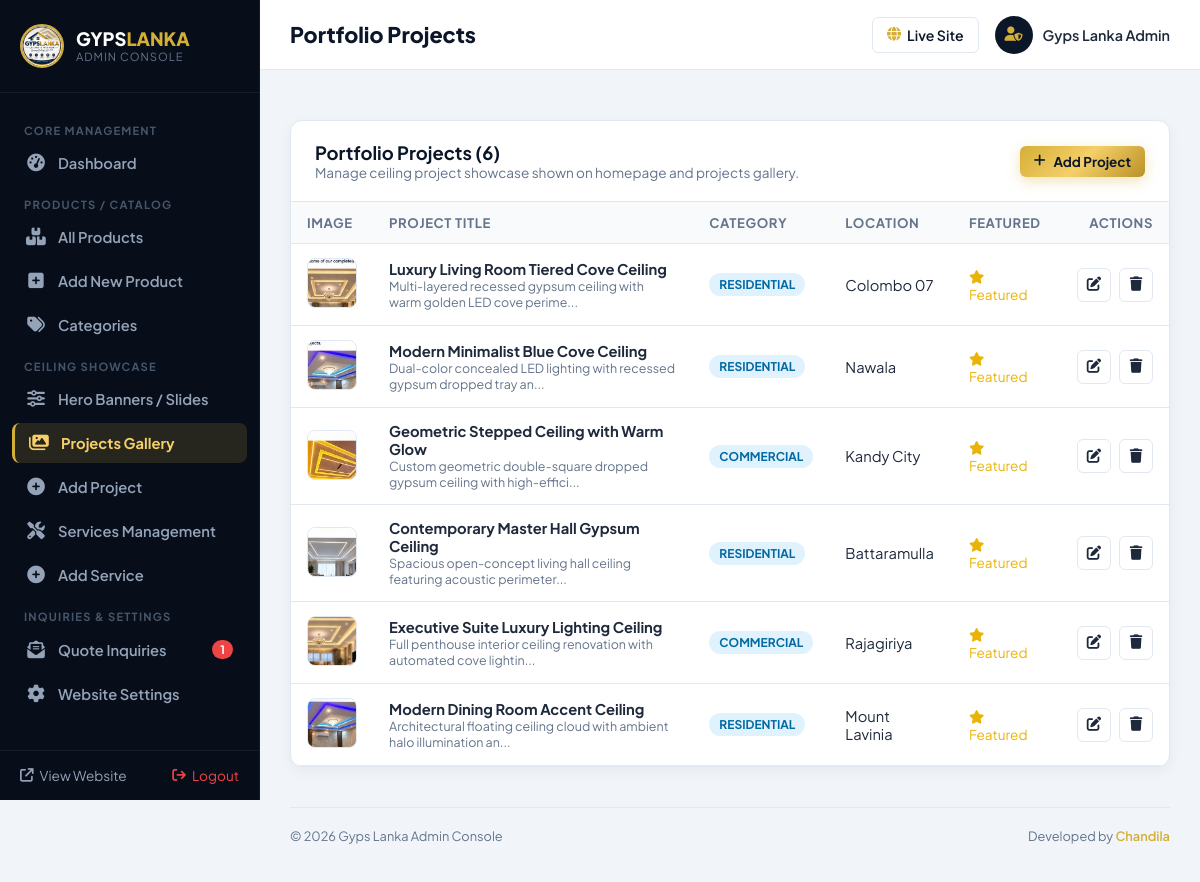
The app's page /admin/projects.php (signed in) with its own data.
### tables this page shows
CREATE TABLE IF NOT EXISTS `projects` (
  `id` int(11) NOT NULL AUTO_INCREMENT,
  `title` varchar(150) NOT NULL,
  `category` varchar(100) NOT NULL,
  `location` varchar(100) DEFAULT NULL,
  `image` varchar(255) NOT NULL,
  `description` text DEFAULT NULL,
  `is_featured` tinyint(1) DEFAULT 1,
  `display_order` int(11) DEFAULT 0,
  `created_at` timestamp NOT NULL DEFAULT CURRENT_TIMESTAMP,
  PRIMARY KEY (`id`)
);

### config/functions.php (called while the page is built, shortened)
<?php
function truncate_text($text, $limit = 100) {
    $text = strip_tags($text);
    return mb_substr($text, 0, $limit) . '...';
}

### admin/projects.php (the view, shortened to what this page needs)
<?php
require_once __DIR__ . '/includes/admin_header.php';
$projects = [];
if ($db) {
    try {
        $stmt = $db->query("SELECT * FROM projects ORDER BY display_order ASC, id DESC");
        $projects = $stmt->fetchAll();
    } catch (PDOException $e) {
        error_log("Admin projects error: " . $e->getMessage());
    }
}
?>
<div class="admin-card">
    <div class="card-header">
        <div>
            <h3>Portfolio Projects (<?= count($projects) ?>)</h3>
            <p style="font-size:0.85rem; color:var(--adm-muted);">Manage ceiling project showcase shown on homepage and projects gallery.</p>
        </div>
        <a href="project_add.php" class="btn btn-gold btn-sm" style="border-radius:6px;">
            <i class="fa-solid fa-plus"></i> Add Project
        </a>
    </div>
    <div class="card-body" style="padding:0;">
        <div class="data-table-responsive">
            <table class="data-table">
                <thead>
                    <tr>
                        <th style="width:70px;">Image</th>
                        <th>Project Title</th>
                        <th>Category</th>
                        <th>Location</th>
                        <th>Featured</th>
                        <th style="width:110px; text-align:right;">Actions</th>
                    </tr>
                </thead>
                <tbody>
                    <?php if (!empty($projects)): ?>
                        <?php foreach ($projects as $proj): ?>
                        <tr>
                            <td>
                                <img src="../<?= htmlspecialchars($proj['image']) ?>" class="table-thumb" alt="">
                            </td>
                            <td>
                                <strong><?= htmlspecialchars($proj['title']) ?></strong>
                                <?php if (!empty($proj['description'])): ?>
                                    <div style="font-size:0.78rem; color:#64748b;"><?= htmlspecialchars(truncate_text($proj['description'], 70)) ?></div>
                                <?php endif; ?>
                            </td>
                            <td><span class="badge badge-info"><?= htmlspecialchars($proj['category']) ?></span></td>
                            <td><?= htmlspecialchars($proj['location'] ?? 'Sri Lanka') ?></td>
                            <td>
                                <?php if ($proj['is_featured']): ?>
                                    <span style="color:#eab308; font-size:0.85rem;"><i class="fa-solid fa-star"></i> Featured</span>
                                <?php else: ?>
                                    <span style="color:#94a3b8; font-size:0.85rem;">Standard</span>
                                <?php endif; ?>
                            </td>
                            <td style="text-align:right;">
                                <div class="action-btns" style="justify-content:flex-end;">
                                    <a href="project_edit.php?id=<?= $proj['id'] ?>" class="btn-icon" title="Edit Project">
                                        <i class="fa-solid fa-pen-to-square"></i>
                                    </a>
                                    <a href="project_delete.php?id=<?= $proj['id'] ?>" onclick="return confirmDelete('Delete project \'<?= addslashes(htmlspecialchars($proj['title'])) ?>\'?');" class="btn-icon delete" title="Delete Project">
                                        <i class="fa-solid fa-trash"></i>
                                    </a>
                                </div>
                            </td>
                        </tr>
                        <?php endforeach; ?>
                    <?php else: ?>
                        <tr>
                            <td colspan="6" style="text-align:center; padding:30px; color:#64748b;">No projects added yet.</td>
                        </tr>
                    <?php endif; ?>
                </tbody>
            </table>
        </div>
    </div>
</div>
<?php require_once __DIR__ . '/includes/admin_footer.php'; ?>

### assets/css/admin.css (style rules this page uses)
:root { --adm-navy: #0b1728; --adm-sidebar: #070e1a; --adm-gold: #d4af37; --adm-gold-light: #f5cf68; --adm-bg: #f1f5f9; --adm-card: #ffffff; --adm-text: #1e293b; --adm-muted: #64748b; --adm-border: #e2e8f0; --adm-success: #10b981; --adm-danger: #ef4444; --adm-warning: #f59e0b; --adm-info: #3b82f6; --adm-radius: 12px; --adm-shadow: 0 4px 14px rgba(0, 0, 0, 0.05); }
*, *::before, *::after { box-sizing: border-box; margin: 0; padding: 0; }
body { font-family: 'Plus Jakarta Sans', sans-serif; background-color: var(--adm-bg); color: var(--adm-text); min-height: 100vh; display: flex; }
a { color: inherit; text-decoration: none; }
.admin-card { background: #fff; border-radius: var(--adm-radius); box-shadow: var(--adm-shadow); border: 1px solid var(--adm-border); margin-bottom: 30px; overflow: hidden; }
.card-header { padding: 20px 24px; border-bottom: 1px solid var(--adm-border); display: flex; align-items: center; justify-content: space-between; }
.card-header h3 { font-size: 1.15rem; font-weight: 700; color: var(--adm-navy); }
.card-body { padding: 24px; }
.data-table-responsive { overflow-x: auto; }
.data-table { width: 100%; border-collapse: collapse; text-align: left; }
.data-table th { background: #f8fafc; padding: 12px 16px; font-size: 0.82rem; text-transform: uppercase; letter-spacing: 0.6px; color: var(--adm-muted); font-weight: 700; border-bottom: 1px solid var(--adm-border); }
.data-table td { padding: 14px 16px; border-bottom: 1px solid var(--adm-border); font-size: 0.92rem; vertical-align: middle; }
.table-thumb { width: 50px; height: 50px; border-radius: 8px; object-fit: cover; border: 1px solid var(--adm-border); }
.badge { display: inline-block; padding: 4px 10px; border-radius: 50px; font-size: 0.75rem; font-weight: 700; text-transform: uppercase; }
.badge-info { background: #e0f2fe; color: #0369a1; }
.action-btns { display: flex; gap: 8px; }
.btn { display: inline-flex; align-items: center; justify-content: center; gap: 8px; padding: 10px 20px; border-radius: 8px; font-size: 0.92rem; font-weight: 700; cursor: pointer; transition: all 0.2s ease; border: none; text-decoration: none; white-space: nowrap; }
.btn-gold { background: linear-gradient(135deg, #d4af37 0%, #f5cf68 50%, #b89127 100%); color: #0b1728 !important; box-shadow: 0 4px 14px rgba(212, 175, 55, 0.35); }
.btn-sm { padding: 7px 14px; font-size: 0.84rem; }
.btn-icon { width: 34px; height: 34px; border-radius: 6px; display: flex; align-items: center; justify-content: center; border: 1px solid var(--adm-border); background: #fff; cursor: pointer; font-size: 0.9rem; transition: all 0.2s ease; }

### records on screen
projects: image (picture), title "Luxury Living Room Tiered Cove Ceiling", description "Multi-layered recessed gypsum ceiling with warm golden LED cove perime...", category "RESIDENTIAL", location "Colombo 07", is_featured 1 (drawn)
projects: image (picture), title "Modern Minimalist Blue Cove Ceiling", description "Dual-color concealed LED lighting with recessed gypsum dropped tray an...", category "RESIDENTIAL", location "Nawala", is_featured 1 (drawn)
projects: image (picture), title "Geometric Stepped Ceiling with Warm Glow", description "Custom geometric double-square dropped gypsum ceiling with high-effici...", category "COMMERCIAL", location "Kandy City", is_featured 1 (drawn)
projects: image (picture), title "Contemporary Master Hall Gypsum Ceiling", description "Spacious open-concept living hall ceiling featuring acoustic perimeter...", category "RESIDENTIAL", location "Battaramulla", is_featured 1 (drawn)
projects: image (picture), title "Executive Suite Luxury Lighting Ceiling", description "Full penthouse interior ceiling renovation with automated cove lightin...", category "COMMERCIAL", location "Rajagiriya", is_featured 1 (drawn)
projects: image (picture), title "Modern Dining Room Accent Ceiling", description "Architectural floating ceiling cloud with ambient halo illumination an...", category "RESIDENTIAL", location "Mount Lavinia", is_featured 1 (drawn)

### other values on screen
$newInquiriesCount "1"
$pageTitle "Portfolio Projects"
$adminUser "Gyps Lanka Admin"
count($projects) "6"
